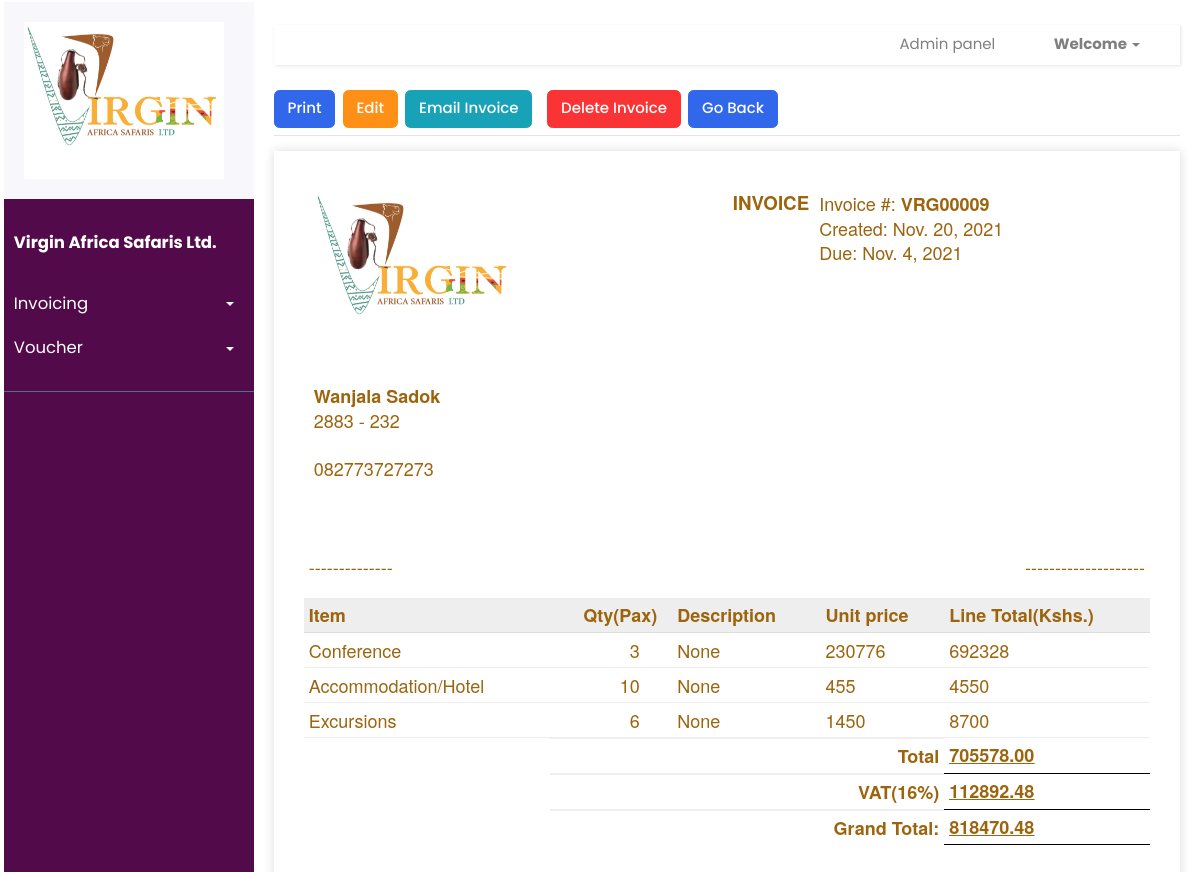
Page /invoices/create-build/vrg00009-22580b023b99 on the earlier database version.
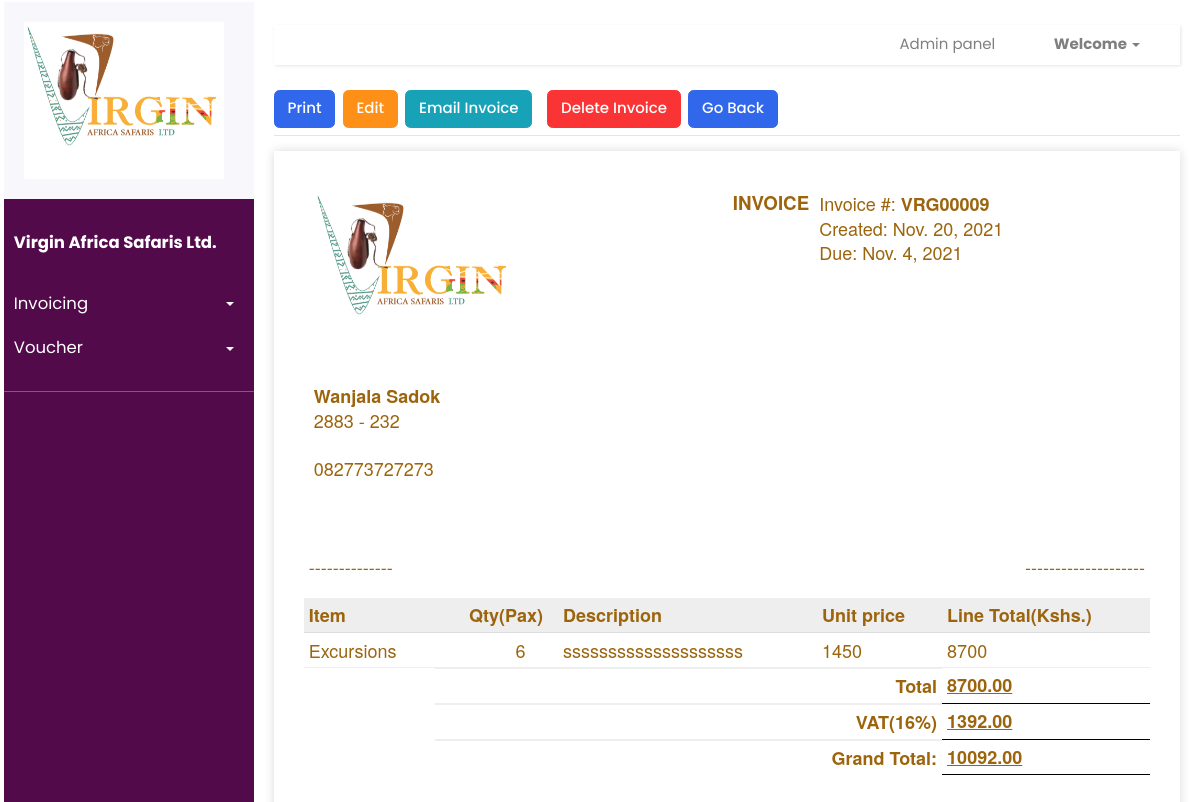
Same page on the later database version.
### invoice/models.py (models this page shows, shortened)
class Product(models.Model):
    CURRENCY = [
        ('Ksh', 'KES'),
        ('Ksh', 'KES'),
    ]
    PRODUCTS = [
        ('Accommodation/Hotel', 'Accommodation/Hotel'),
        ('Conference', 'Conference'),
        ('Excursions', 'Excursions'),
        ('Air Ticket', "Air Ticket"),
        ('Others', 'Others')
    ]
    description = models.CharField(
        null=False, blank=False, max_length=200, default="Anonimous")
    currency = models.CharField(
        blank=True, null=True, default='Kshs', max_length=100)
    invoice = models.ManyToManyField(Invoice, through='InvoiceProduct')
    uniqueId = models.CharField(null=True, blank=True, max_length=100)
    slug = models.SlugField(max_length=500, unique=True, blank=True, null=True)
    date_created = models.DateTimeField(blank=True, null=True)
    last_updated = models.DateTimeField(blank=True, null=True)

class InvoiceProduct(models.Model):
    invoice = models.ForeignKey(Invoice, on_delete=models.CASCADE)
    product = models.ForeignKey(
        Product, on_delete=models.CASCADE, null=True, blank=True)
    prod_description = models.CharField(null=True, blank=True, max_length=300)
    quantity = models.IntegerField(
        default=1, validators=[MinValueValidator(1)], null=True, blank=True)
    price = models.CharField(null=True, blank=True, max_length=10)
    class Meta:
        unique_together = [['invoice', 'product']]
    def total_price(self):
        total_price = int(self.quantity)*int(self.price)
        return total_price

### invoice/views.py (the view, shortened to what this page needs)
# urls.py: path('invoices/create-build/<slug:slug>',invoice_views.createBuildInvoice, name='create-build-invoice'),
def createBuildInvoice(request, slug):
	try:
		invoice = Invoice.objects.get(slug=slug)
		pass
	except:
		messages.error(request, 'Something went wrong')
		return redirect('create-build-invoice', slug=slug)
	products = Product.objects.filter(invoice=invoice)
	invoiceproduct  = InvoiceProduct.objects.filter(invoice_id=invoice.id)
	invoiceCurrency = ''
	invoiceTotal = 0.0
	itemtotals = []
	tax=0
	discount=0
	if len(products) > 0:
		for x in invoiceproduct:
			y = float(x.quantity) * float(x.price)
			invoiceTotal += y
			itemtotals.append(y)
	if(invoice.istaxable):
		tax = 0.16*invoiceTotal
	sub_total = invoiceTotal+tax
	if(invoice.apply_discount):
		discount=(float(invoice.discount))*0.01*sub_total
	grand_total = sub_total
	discounted_grand_total = sub_total-discount
	context = {}
	context['invoice'] = invoice
	context['products'] = products
	context['itemtotals']= itemtotals
	context['discount']= "{:.2f}".format(discount)
	context['discounted_grand_total']= "{:.2f}".format(discounted_grand_total)
	context['discount_percentage']= invoice.discount
	context['invoiceGrandTotal'] = "{:.2f}".format(grand_total)
	context['invoiceTotal'] = "{:.2f}".format(invoiceTotal)
	context['tax'] =  "{:.2f}".format(tax)
	context['invoiceCurrency'] = invoiceCurrency
	context['invoiceproduct'] = invoiceproduct
	if request.method == 'GET':
		inv_form = InvoiceForm(instance=invoice)
		client_form = ClientSelectForm(initial_client=invoice.client)
		context['inv_form'] = inv_form
		context['client_form'] = client_form
		return render(request, 'invoice/view_created_invoice.html', context)

### invoice/models.py (called while the page is built)
def increment_invoice_number():
    last_invoice = Invoice.objects.all().order_by('id').last()
    if not last_invoice:
        return 'VRG00001'
    invoice_no = last_invoice.number
    invoice_int = int(invoice_no.split('VRG')[-1])
    new_invoice_int = invoice_int + 1
    new_invoice_no = 'VRG' + "%05d" % (new_invoice_int, )
    return new_invoice_no

### templates/invoice/view_created_invoice.html (shortened to what this page needs)
{% extends 'index.html' %} {% load static %} {% load crispy_forms_tags %}
 {% block content %}
<div
  class="
    d-flex
    justify-content-between
    flex-wrap flex-md-nowrap
    align-items-center
    pt-3
    pb-2
    mb-3
    border-bottom
    view-invoice-box
  "
>
  <div class="btn-toolbar mb-2 mb-md-0">
   <div class="btn-group me-2">
        <a href="{% url 'viewpdf' invoice.slug%} " target="_blank" class="btn btn-primary">Print</a>
    </div>
     <div class="btn-group ml-2">
        <a href="{% url 'edit-invoice' invoice.slug %}" class="btn btn-warning">Edit</a>
    </div>
     <div class="btn-group ml-2 mr-2">
        <a class="btn btn-info" href="#" data-toggle="modal" data-target="#emailConfirmModal">Email Invoice</a>
    </div>
     <div class="btn-group ml-2 mr-2">
        <a class="btn btn-danger" href="#" data-toggle="modal" data-target="#deleteConfirmModal">Delete Invoice</a>
    </div>
    <div class="btn-group me-2 pull-right">
      <a href="{% url 'view-invoices' %}"
        ><button type="button" class="btn btn-primary">Go Back</button></a
      >
    </div>
  </div>
</div>
<div class="invoice-box">
      <table cellpadding="0" cellspacing="0">
        <tr class="top">
          <td colspan="2">
            <table>
              <tr>
                <td class="title">
                  <img
                    src="{% static 'images/logo.PNG' %}"
                    style="width: 100%; max-width: 200px"
                    alt="Logo"
                  />
                </td>
                 <td class="mr-3">
                       <h5>INVOICE</h5>
                 </td>
                <td>
                   Invoice #: <strong>{{invoice.number}}</strong><br />
                Created: {{invoice.date_created|date}}<br />
                Due: {{invoice.dueDate}}
                </td>
              </tr>
            </table>
          </td>
        </tr>
        <tr class="information">
          <td colspan="2">
            <table>
              <tr>
                <td>
                <strong>{{invoice.client.clientName}}</strong> <br />
                {{invoice.client.address}} - {{invoice.client.postalCode}} <br/ >
               <br/ > {{invoice.client.phoneNumber}}
                <br />
                <br />
                </td>
                <td>
                </td>
              </tr>
            </table>
          </td>
        </tr>
        <tr class="details">
          <td>--------------</td>
          <td>--------------------</td>
        </tr>
       <tr>
       <table>
        <tr class="heading">
          <td>Item</td>
          <td>Qty(Pax)</td>
          <td class="pl-3">Description</td>
          <td>Unit price</td>
          <td>Line Total(Kshs.)</td>
        </tr>
         {%for prod in invoiceproduct%}
            {% for product in products %}
            {% if forloop.counter == forloop.parentloop.counter %}
        <tr class="item">
          <td>{{product.description}}</td>
          <td class="pr-4">{{prod.quantity}}</td>
          <td class="pl-3">
             {{prod.prod_description}}
          </td>
          <td>{{prod.price}}</td>
             <td>{{prod.total_price}}</td>
        </tr>
        {%endif%}
        {%endfor%}
        {%endfor%}
    {%if invoice.istaxable and not invoice.apply_discount%}
        <tr class="total">
          <td></td>
          <td colspan="3">Total</td>
          <td class = "grand_total"><u><u>{{invoiceTotal}}</u><u/></td>
        </tr>
        <tr class="total">
          <td></td>
          <td colspan="3">VAT(16%)</td>
          <td class = "grand_total"><u><u>{{tax}}</u><u/></td>
        </tr>
        <tr class="total">
          <td></td>
          <td colspan="3">Grand Total:</td>
          <td class = "grand_total"><u><u>{{invoiceGrandTotal}}</u><u/></td>
        </tr>
        {%else%}
          <tr class="total">
          <td></td>
          <td colspan="3">Grand Total:</td>
          <td class = "grand_total"><u><u>{{invoice.grand_total}}</u><u/></td>
        </tr>
        {%endif%}
      </table>
      </tr>
      <br />
     </table>
    </div>
<br/><br/>
        </div>
      </div>
{% endblock %}

Differences in the rows shown:
removed InvoiceProduct: quantity "3", prod_description "None", price "230776", total_price "692328"
no longer on this page (row unchanged): Product: description "Conference"
removed InvoiceProduct: quantity "10", prod_description "None", price "455", total_price "4550"
no longer on this page (row unchanged): Product: description "Accommodation/Hotel"
changed InvoiceProduct: prod_description "None" → "ssssssssssssssssssss"
Other differences:
{{ invoiceTotal }}: "705578.00" → "8700.00"
{{ tax }}: "112892.48" → "1392.00"
{{ invoiceGrandTotal }}: "818470.48" → "10092.00"
